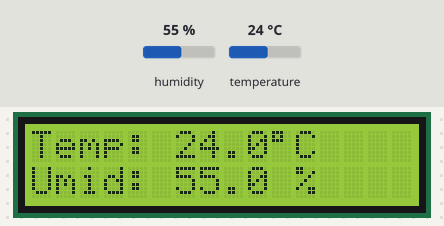
A sketch run on a simulated Arduino Uno, built with avr-gcc and run on an emulated ATmega328P. Shown: 16×2 character LCD. Inputs (shaded band) come from the test bench; at power-on: humidity 55 %, temperature 24 °C.

Above: at 2.7 s.
2.8 s: humidity set to 22 %
At 6.4 s:
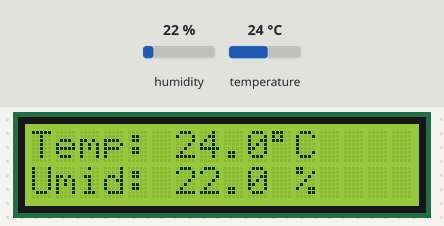
7.7 s: temperature set to 12 °C
At 10.6 s:
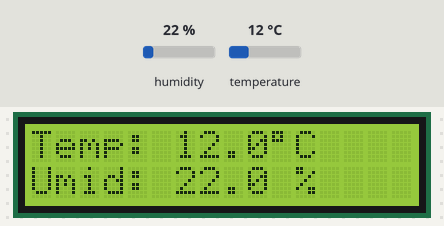
12.6 s: humidity set to 40 %
At 14.8 s:
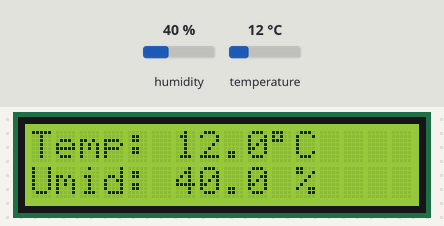
17.5 s: temperature set to 19 °C
At 19.1 s:
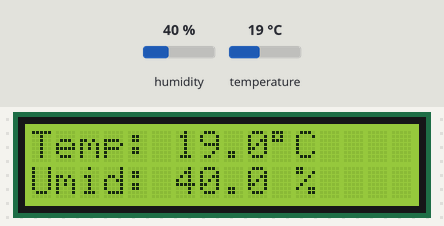
Timing chart, 0 to 20.6 s (numbered marks = the images above; inputs shaded):
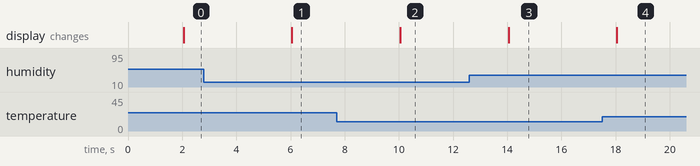

The sketch:

sketch.ino
```cpp
// ------------------------------------
//          BIBLIOTECAS
// ------------------------------------
#include <Wire.h>          // Comunicação I2C (necessário para o LCD)
#include <LiquidCrystal_I2C.h> // Biblioteca para o LCD 16x2 com I2C
#include "DHT.h"           // Biblioteca para o sensor DHT

// ------------------------------------
//          CONFIGURAÇÕES
// ------------------------------------

// --- LCD I2C ---
// Configura o LCD (endereço 0x27, 16 colunas, 2 linhas)
LiquidCrystal_I2C lcd(0x27, 16, 2);

// --- SENSOR DHT ---
const int DHT_PIN = 3;     // O pino de dados do DHT está no pino digital 3
const int DHT_TYPE = DHT11;  // Estamos usando o sensor modelo DHT11
DHT dht(DHT_PIN, DHT_TYPE);

// --- CONTROLE DE TEMPO (Non-Blocking Delay) ---
const long INTERVALO_LEITURA = 2000; // Ler a cada 2000 ms (2 segundos)
unsigned long tempoAnterior = 0;     // Armazena o tempo da última leitura

// ------------------------------------
//              SETUP
// ------------------------------------
void setup() {
  // Inicializa a comunicação Serial (útil para debug)
  // Serial.begin(9600);

  // Inicializa o LCD
  lcd.init();
  lcd.backlight();

  // Inicializa o sensor DHT
  dht.begin();

  // Mensagem inicial no LCD
  lcd.setCursor(0, 0);
  lcd.print("Estacao Climat.");
  lcd.setCursor(0, 1);
  lcd.print("Iniciando...");

  // Um pequeno delay no setup é aceitável, mas pode ser removido
  // para acelerar o início do loop.
  delay(1500);
}

// ------------------------------------
//              LOOP
// ------------------------------------
void loop() {
  // Pega o tempo atual do Arduino
  unsigned long tempoAtual = millis();

  // Verifica se o tempo decorrido é maior ou igual ao intervalo
  if (tempoAtual - tempoAnterior >= INTERVALO_LEITURA) {
    // Se sim, marca o tempo atual como o da última leitura
    tempoAnterior = tempoAtual;

    // 1. LER OS DADOS
    float temperatura = dht.readTemperature();
    float umidade = dht.readHumidity();

    // 2. VERIFICAR FALHA NA LEITURA
    // Verifica se a leitura falhou (retorna 'nan' - Not a Number)
    if (isnan(temperatura) || isnan(umidade)) {
      lcd.clear();
      lcd.setCursor(0, 0);
      lcd.print("Falha na leitura");
      lcd.setCursor(0, 1);
      lcd.print("do sensor!");
      // Serial.println("Falha na leitura do sensor DHT!");
      return; // Sai e tenta de novo no próximo ciclo do loop
    }

    // 3. ATUALIZAR O DISPLAY LCD (Leitura bem-sucedida)

    // Limpa a tela para os novos dados
    lcd.clear();

    // --- TEMPERATURA (Linha 1) ---
    lcd.setCursor(0, 0);
    lcd.print("Temp: ");
    lcd.print(temperatura, 1); // Imprime com 1 casa decimal
    // O caractere 223 é o símbolo de grau (°) na tabela de caracteres do LCD
    lcd.print((char)223);
    lcd.print("C");

    // --- UMIDADE (Linha 2) ---
    lcd.setCursor(0, 1);
    lcd.print("Umid: ");
    lcd.print(umidade, 1); // Imprime com 1 casa decimal
    lcd.print(" %");
  }
}
```

Measured:
- after the input at 2.8 s, the display: changes after 3.3 s (image 1)
- after the input at 7.7 s, the display: changes after 2.4 s (image 2)
- after the input at 12.6 s, the display: changes after 1.5 s (image 3)
- after the input at 17.5 s, the display: changes after 0.55 s (image 4)
